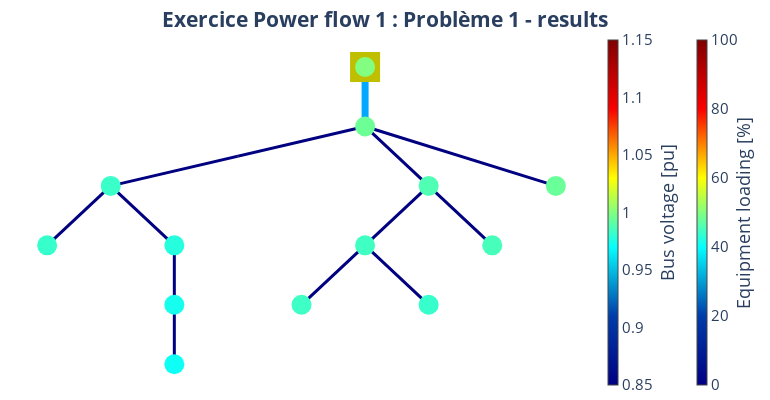

Notebook source saved alongside this figure:
### Code cell
pp_plot.plot_powerflow_result(
    net=net_ExPF1_Pb1_heig,
    plot_title="Exercice Power flow 1 : Problème 1 - results",
    filename="net_ex_pf_1_pb_1_grid_pp_result",
)
net_ExPF1_Pb1_heig.res_bus

### Figure 1 — Plotly figure (JSON) as saved in the notebook; plotly's stock layout.template omitted (floating-point values rounded to 4 significant figures)
{"data": [{"hoverinfo": "text", "legendgroup": "Transformers", "line": {"color": "rgb(0.0,168.49999999999994,255.0)", "width": 7}, "mode": "lines", "name": "Transformers", "showlegend": true, "text": "STMT003438<br>Loading: 29.1 %", "type": "scatter", "x": [0, 0, 0], "y": [0, -0.5, -1]}, {"hoverinfo": "text", "legendgroup": "Transformers", "marker": {"color": "rgb(0.0,168.49999999999994,255.0)", "size": 1, "symbol": "circle"}, "mode": "markers", "name": "edge_center", "showlegend": false, "text": ["STMT003438<br>Loading: 29.1 %"], "type": "scatter", "x": [0], "y": [-0.5]}, {"hoverinfo": "text", "legendgroup": "lines", "line": {"color": "rgb(0.0,0.0,127.5)", "width": 3}, "mode": "lines", "name": "lines", "showlegend": true, "text": "GKN3x150_150<br>Loading: 0.0 %", "type": "scatter", "x": [0, -1, -2], "y": [-1, -1.5, -2]}, {"hoverinfo": "text", "legendgroup": "lines", "line": {"color": "rgb(0.0,0.0,127.5)", "width": 3}, "mode": "lines", "name": "lines", "showlegend": false, "text": "GKN3x150_150_2<br>Loading: 0.0 %", "type": "scatter", "x": [-2, -2.25, -2.5], "y": [-2, -2.5, -3]}, {"hoverinfo": "text", "legendgroup": "lines", "line": {"color": "rgb(0.0,0.0,127.5)", "width": 3}, "mode": "lines", "name": "lines", "showlegend": false, "text": "GKN3X95_95<br>Loading: 0.0 %", "type": "scatter", "x": [-2, -1.75, -1.5], "y": [-2, -2.5, -3]}, {"hoverinfo": "text", "legendgroup": "lines", "line": {"color": "rgb(0.0,0.0,127.5)", "width": 3}, "mode": "lines", "name": "lines", "showlegend": false, "text": "GKT3X50_50<br>Loading: 0.0 %", "type": "scatter", "x": [-1.5, -1.5, -1.5], "y": [-3, -3.5, -4]}, {"hoverinfo": "text", "legendgroup": "lines", "line": {"color": "rgb(0.0,0.0,127.5)", "width": 3}, "mode": "lines", "name": "lines", "showlegend": false, "text": "GKT3X50_50_2<br>Loading: 0.0 %", "type": "scatter", "x": [-1.5, -1.5, -1.5], "y": [-4, -4.5, -5]}, {"hoverinfo": "text", "legendgroup": "lines", "line": {"color": "rgb(0.0,0.0,127.5)", "width": 3}, "mode": "lines", "name": "lines", "showlegend": false, "text": "GKN3x150_150_3<br>Loading: 0.0 %", "type": "scatter", "x": [0, 0.25, 0.5], "y": [-1, -1.5, -2]}, {"hoverinfo": "text", "legendgroup": "lines", "line": {"color": "rgb(0.0,0.0,127.5)", "width": 3}, "mode": "lines", "name": "lines", "showlegend": false, "text": "GKN3X95_95_2<br>Loading: 0.0 %", "type": "scatter", "x": [0.5, 0.25, 0], "y": [-2, -2.5, -3]}, {"hoverinfo": "text", "legendgroup": "lines", "line": {"color": "rgb(0.0,0.0,127.5)", "width": 3}, "mode": "lines", "name": "lines", "showlegend": false, "text": "GKN3x150_150_4<br>Loading: 0.0 %", "type": "scatter", "x": [0, -0.25, -0.5], "y": [-3, -3.5, -4]}, {"hoverinfo": "text", "legendgroup": "lines", "line": {"color": "rgb(0.0,0.0,127.5)", "width": 3}, "mode": "lines", "name": "lines", "showlegend": false, "text": "GKN3X50_50<br>Loading: 0.0 %", "type": "scatter", "x": [0, 0.25, 0.5], "y": [-3, -3.5, -4]}, {"hoverinfo": "text", "legendgroup": "lines", "line": {"color": "rgb(0.0,0.0,127.5)", "width": 3}, "mode": "lines", "name": "lines", "showlegend": false, "text": "GKN3X50_50_2<br>Loading: 0.0 %", "type": "scatter", "x": [0.5, 0.75, 1], "y": [-2, -2.5, -3]}, {"hoverinfo": "text", "legendgroup": "lines", "line": {"color": "rgb(0.0,0.0,127.5)", "width": 3}, "mode": "lines", "name": "lines", "showlegend": false, "text": "GKN3X240_240<br>Loading: 0.0 %", "type": "scatter", "x": [0, 0.75, 1.5], "y": [-1, -1.5, -2]}, {"marker": {"cmax": 100, "cmin": 0, "color": "rgb(255,255,255)", "colorbar": {"thickness": 10, "title": {"side": "right", "text": "Equipment loading [%]"}, "x": 1.15}, "colorscale": [[0, "rgb(0,0,131)"], [0.2, "rgb(0,60,170)"], [0.4, "rgb(5,255,255)"], [0.6, "rgb(255,255,0)"], [0.8, "rgb(250,0,0)"], [1, "rgb(128,0,0)"]], "opacity": 0, "size": 0}, "mode": "markers", "type": "scatter", "x": [0], "y": [-1]}, {"hoverinfo": "text", "legendgroup": "lines", "marker": {"color": "rgb(128, 128, 128)", "size": 1, "symbol": "circle"}, "mode": "markers", "name": "edge_center", "showlegend": false, "text": ["GKN3x150_150<br>Loading: 0.0 %", "GKN3x150_150_2<br>Loading: 0.0 %", "GKN3X95_95<br>Loading: 0.0 %", "GKT3X50_50<br>Loading: 0.0 %", "GKT3X50_50_2<br>Loading: 0.0 %", "GKN3x150_150_3<br>Loading: 0.0 %", "GKN3X95_95_2<br>Loading: 0.0 %", "GKN3x150_150_4<br>Loading: 0.0 %", "GKN3X50_50<br>Loading: 0.0 %", "GKN3X50_50_2<br>Loading: 0.0 %", "GKN3X240_240<br>Loading: 0.0 %"], "type": "scatter", "x": [-1], "y": [-1.5]}, {"hoverinfo": "text", "marker": {"color": "rgb(191, 191, 0)", "size": 30, "symbol": "square"}, "mode": "markers", "name": "Ext grid", "text": [null], "type": "scatter", "x": [0], "y": [0]}, {"hoverinfo": "text", "marker": {"cmax": 1.15, "cmin": 0.85, "color": [0.9946, 0.9827, 0.982, 0.978, 0.974, 0.9721, 0.9878, 0.9842, 0.9837, 0.982, 0.986, 0.994, 1], "colorbar": {"thickness": 10, "title": {"side": "right", "text": "Bus voltage [pu]"}, "x": 1}, "colorscale": [[0, "rgb(0,0,131)"], [0.2, "rgb(0,60,170)"], [0.4, "rgb(5,255,255)"], [0.6, "rgb(255,255,0)"], [0.8, "rgb(250,0,0)"], [1, "rgb(128,0,0)"]], "size": 20, "symbol": "circle"}, "mode": "markers", "name": "buses", "text": ["STMT003438<br>V: 0.995 pu", "CDBT004764<br>V: 0.983 pu", "CDBT003746<br>V: 0.982 pu", "CDBT004760<br>V: 0.978 pu", "CDBT012139<br>V: 0.974 pu", "CDBT900784<br>V: 0.972 pu", "CDBT901452<br>V: 0.988 pu", "CDBT004774<br>V: 0.984 pu", "CDBT901604<br>V: 0.984 pu", "CDBT016055<br>V: 0.982 pu", "N1<br>V: 0.986 pu", "60437<br>V: 0.994 pu", "STMT003438HV<br>V: 1.0 pu"], "type": "scatter", "x": [0, -2, -2.5, -1.5, -1.5, -1.5, 0.5, 0, -0.5, 0.5, 1, 1.5, 0], "y": [-1, -2, -3, -3, -4, -5, -2, -3, -4, -4, -3, -2, 0]}], "layout": {"font": {"size": 15}, "height": 400, "hovermode": "closest", "legend": {"font": {"size": 12}, "itemsizing": "constant"}, "margin": {"b": 5, "l": 5, "r": 5, "t": 30}, "paper_bgcolor": "white", "plot_bgcolor": "white", "showlegend": false, "title": {"text": "<b>Exercice Power flow 1 : Problème 1 - results<b>", "x": 0.5, "xanchor": "center", "y": 0.97, "yanchor": "top"}, "width": 770, "xaxis": {"showgrid": false, "showticklabels": false, "tickfont": {"family": "Arial Black", "size": 12}, "title": {"font": {"size": 12}}, "zeroline": false}, "yaxis": {"showgrid": false, "showticklabels": false, "tickfont": {"family": "Arial Black", "size": 12}, "title": {"font": {"size": 12}}, "zeroline": false}}}
